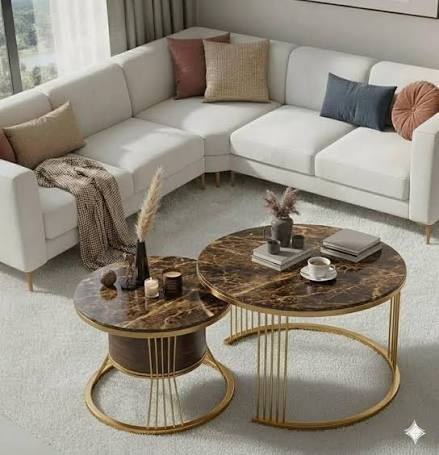
#> input picture DAY_78/test_image.jpg, 439 x 455 px
$ python -i main57.py   (imports and definitions only)
#> lines starting #> are read from the running program, lines starting #| are printed output that depends on the picture
# This is Day 57 project : ASCII Art Generator

import tkinter as tk
from tkinter import ttk, filedialog, messagebox
from PIL import Image
import colorama
from colorama import Fore, Style
import os

ASCII_SETS = {
    "Detailed": "@%#*+=-:. ",
    "Simple": "#*:. ",
    "Blocks": "█▓▒░ ",
    "Binary": "10 ",
    "Classic": "@#S%?*+;:,."
}

DEFAULT_WIDTH = 100
MAX_WIDTH = 200

# [1 line not run here, left out]

# [18 lines left out: function load_image, not called in this run]

def convert_to_grayscale(img):
    """Convert an image to grayscale."""
    return img.convert("L")

# [22 lines left out: functions map_pixels_to_ascii, generate_ascii_art, not called in this run]

def rgb_to_ansi_color(r, g, b):
    """Convert RGB values to an ANSI terminal color.

    Uses the dominant RGB component to approximate the original image color."""

    brightness = (r + g + b) / 3
    if brightness < 35:
        return Fore.BLACK

    if r > g * 1.4 and r > b * 1.4:
        return Fore.RED

    if g > r * 1.3 and g > b * 1.3:
        return Fore.GREEN

    if b > r * 1.3 and b > g * 1.3:
        return Fore.BLUE

    if r > 120 and g > 80 and b < 80:
        return Fore.YELLOW

    if r > 100 and b > 100 and g < 100:
        return Fore.MAGENTA

    if g > 100 and b > 100 and r < 100:
        return Fore.CYAN

    if brightness > 180:
        return Fore.WHITE

    return Fore.LIGHTBLACK_EX

def generate_color_ascii(image_path, new_width=80):
    """Generate colorized ASCII art for terminal output."""
#> called with image_path = '../DAY_78/test_image.jpg', new_width = 80

    img = Image.open(image_path).convert("RGB")
#> img is the input picture: PIL image 439x455 RGB; mean R, G, B 145.7, 138.8, 126.6
    aspect_ratio = img.height / img.width
#> aspect_ratio = 1.04
    new_height = max(1, int(new_width * aspect_ratio * 0.55))
#> new_height = 45

    try:
        resample_filter = Image.Resampling.LANCZOS
    except AttributeError:
        resample_filter = Image.LANCZOS

    img = img.resize((new_width, new_height), resample_filter)
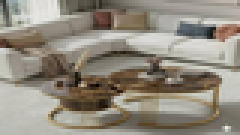
#> img: PIL image 80x45 RGB (shown 3 times larger); mean R, G, B 145.6, 138.8, 126.5
    ascii_chars = "@%#*+=-:. "
    lines = []

    for y in range(img.height):
        line = ""
        for x in range(img.width):
            r, g, b = img.getpixel((x, y))
            brightness = (0.299 * r + 0.587 * g + 0.114 * b)
            index = int(brightness * (len(ascii_chars) - 1) / 255)
            character = ascii_chars[index]
            color = rgb_to_ansi_color(r, g, b)
            line += (color + character + Style.RESET_ALL)
        lines.append(line)
    return "\n".join(lines)

# [5 lines left out: function save_ascii_art, not called in this run]

class ASCIIArtGUI:
    # [159 lines left out: functions __init__, create_widgets, create_image_tab, select_image, generate, save and 3 more, not called in this run]

# [2 lines not run here, left out]

# Done

>>> result = generate_color_ascii('../DAY_78/test_image.jpg')
